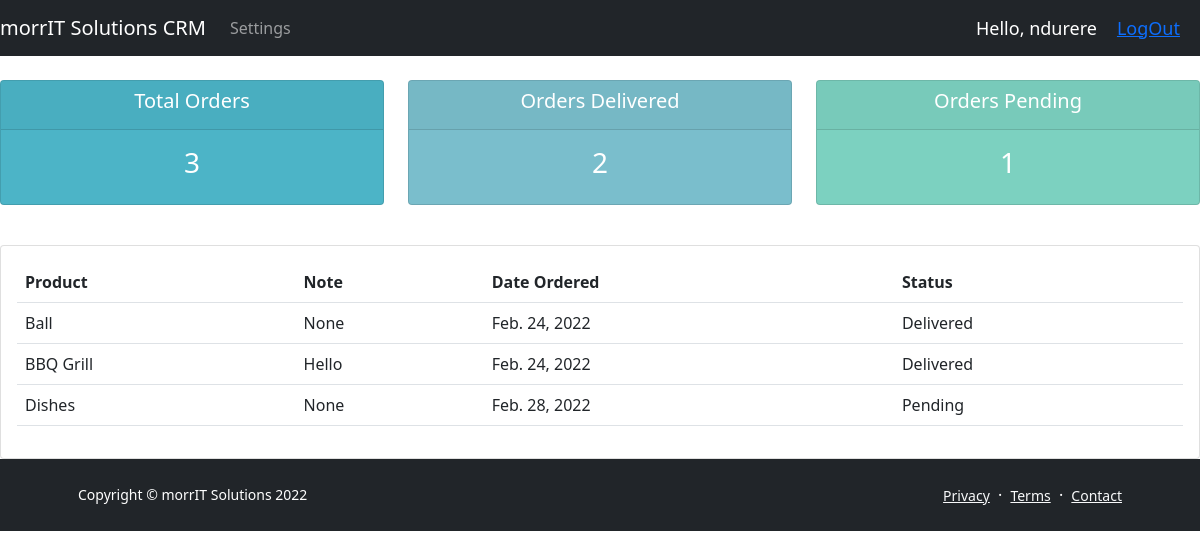
Screenshot of /user/ (signed in) with the database file from the repository.
### accounts/models.py (models this page shows, shortened)
class Order(models.Model):
    STATUS = (
        ('Pending', 'Pending'),
        ('Out for Delivery', 'Out for Delivery'),
        ('Delivered', 'Delivered')
    )
    product = models.ForeignKey(Product, null=True, on_delete= models.SET_NULL)
    customer= models.ForeignKey(Customer, null=True, on_delete= models.SET_NULL)
    date_created= models.DateField(auto_now_add=True, null=True)
    status = models.CharField(max_length=200, null=True, choices=STATUS)
    note = models.CharField(max_length=1000, null=True)

class Product(models.Model):
    CATEGORY = (
        ('Indoor', 'Indoor'),
        ('Out Door', 'Out Door')
    )
    name= models.CharField(max_length=200, null=True)
    price= models.FloatField(null=True)
    category= models.CharField(max_length=200, null=True, choices=CATEGORY)
    description= models.CharField(max_length=200, null=True, blank=True)
    description= models.CharField(max_length=200, null=True, blank=True)
    description= models.CharField(max_length=200, null=True, blank=True)
    date_created= models.DateField(auto_now_add=True, null=True)
    tags = models.ManyToManyField(Tag)
    def __str__(self):
        return self.name

### accounts/decorators.py (the view)
        def wrapper_func(request, *args, **kwargs):
            group = None
            if request.user.groups.exists():
                group = request.user.groups.all()[0].name
                if group in allowed_roles:
                    return view_func(request, *args, **kwargs)
                else:
                    return HttpResponse('You are not authorized to view this page.')

### accounts/views.py (called while the page is built)
@login_required(login_url='login')
@allowed_users(allowed_roles=['customer'])
def userPage(request):
    orders = request.user.customer.order_set.all()
    total_orders = orders.count()
    delivered = orders.filter(status='Delivered').count()
    pending = orders.filter(status='Pending').count()
    context = {'orders': orders, 'total_orders': total_orders, 'delivered': delivered, 'pending': pending}
    return render (request, 'accounts/user.html', context)

### accounts/templates/accounts/user.html
{% extends 'accounts/main.html' %}
    {% block content %}
        {% include 'accounts/status.html' %}
            <br/>
            <div class="row">
                <div class="col-md">
                    <div class="card card-body">
                        <table class="table">
                            <tr>
                            <th>Product</th>
                            <th>Note</th>
                            <th>Date Ordered</th>
                            <th>Status</th>
                        </tr>
                        {% for order in orders%}
                        <tr>
                            <td>{{ order.product }}</td>
                            <td>{{ order.note }}</td>
                            <td>{{ order.date_created }}</td>
                            <td>{{ order.status }}</td>
                        </tr>
                        {% endfor %}
                        </table>
                    </div>
                </div>
            </div>
    {% endblock %}

### accounts/templates/accounts/navbar.html (shortened to what this page needs)
<nav class="navbar navbar-expand-lg navbar-dark bg-dark">
  <a class="navbar-brand" href="#">morrIT Solutions CRM</a>
  <div class="collapse navbar-collapse" id="navbarNav">
    <ul class="navbar-nav">
        {% if request.user.is_staff %}
      <li class="nav-item active">
        <a class="nav-link" href="{%  url 'home' %}">DashBoard</span></a>
      </li>
      <li class="nav-item">
        <a class="nav-link" href="{%  url 'products' %}">Products</a>
      </li>
        {% else %}
          <li class="nav-item">
            <a class="nav-link" href="{% url 'account' %}">Settings</a>
          </li>
        {% endif %}
    </ul>
  </div>
  <span class="hello-msg">Hello, {{request.user}}</span>
  <span class="hello-msg"><a href="{% url 'logout' %}">LogOut</a> </span>
</nav>

### accounts/templates/accounts/navbar.html (style rules this page uses)
.hello-msg { font-size: 18px; color: white; margin-right: 20px; }

### rows the page displays
Order: product "Ball", note "None", date_created "Feb. 24, 2022", status "Delivered"
Order: product "BBQ Grill", note "Hello", date_created "Feb. 24, 2022", status "Delivered"
Order: product "Dishes", note "None", date_created "Feb. 28, 2022", status "Pending"

### other values shown
{{ request.user }} "ndurere"
{{ total_orders }} "3"
{{ delivered }} "2"
{{ pending }} "1"
